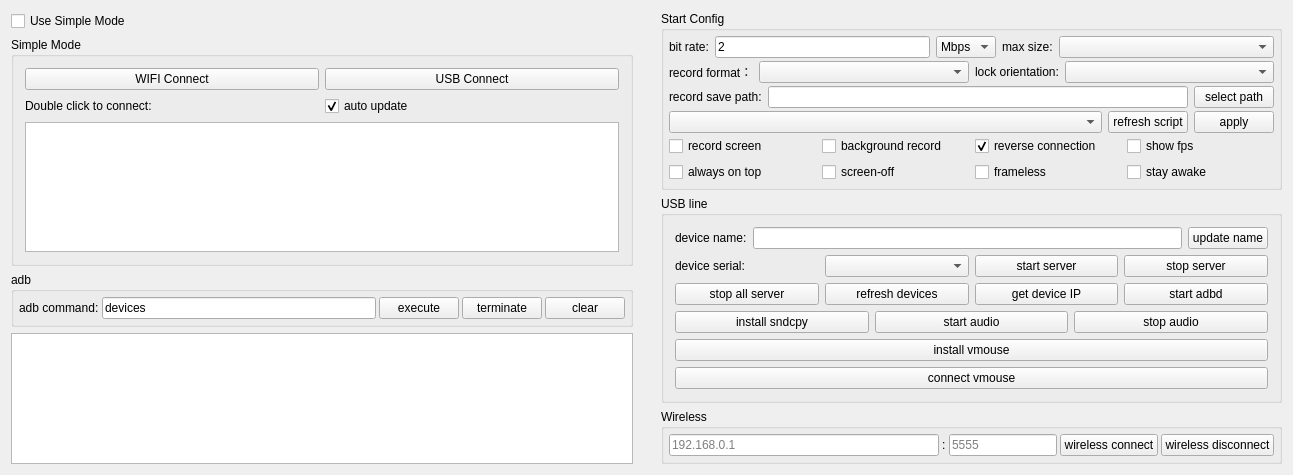
<?xml version="1.0" encoding="UTF-8"?>
<ui version="4.0">
 <class>Widget</class>
 <widget class="QWidget" name="Widget">
  <property name="geometry">
   <rect>
    <x>0</x>
    <y>0</y>
    <width>1293</width>
    <height>454</height>
   </rect>
  </property>
  <property name="windowTitle">
   <string notr="true">QtScrcpy</string>
  </property>
  <layout class="QHBoxLayout" name="horizontalLayout_11">
   <property name="leftMargin">
    <number>0</number>
   </property>
   <property name="topMargin">
    <number>0</number>
   </property>
   <property name="rightMargin">
    <number>0</number>
   </property>
   <property name="bottomMargin">
    <number>0</number>
   </property>
   <item>
    <widget class="QWidget" name="leftWidget" native="true">
     <property name="sizePolicy">
      <sizepolicy hsizetype="Preferred" vsizetype="Preferred">
       <horstretch>0</horstretch>
       <verstretch>0</verstretch>
      </sizepolicy>
     </property>
     <layout class="QVBoxLayout" name="verticalLayout_5">
      <item>
       <widget class="QCheckBox" name="useSingleModeCheck">
        <property name="sizePolicy">
         <sizepolicy hsizetype="Preferred" vsizetype="Maximum">
          <horstretch>0</horstretch>
          <verstretch>0</verstretch>
         </sizepolicy>
        </property>
        <property name="styleSheet">
         <string notr="true"/>
        </property>
        <property name="text">
         <string>Use Simple Mode</string>
        </property>
        <property name="checked">
         <bool>false</bool>
        </property>
       </widget>
      </item>
      <item>
       <widget class="QGroupBox" name="simpleGroupBox">
        <property name="sizePolicy">
         <sizepolicy hsizetype="Preferred" vsizetype="Preferred">
          <horstretch>0</horstretch>
          <verstretch>0</verstretch>
         </sizepolicy>
        </property>
        <property name="title">
         <string>Simple Mode</string>
        </property>
        <property name="checkable">
         <bool>false</bool>
        </property>
        <layout class="QVBoxLayout" name="verticalLayout_4">
         <item>
          <layout class="QHBoxLayout" name="horizontalLayout_9">
           <item>
            <widget class="QPushButton" name="wifiConnectBtn">
             <property name="sizePolicy">
              <sizepolicy hsizetype="Preferred" vsizetype="Maximum">
               <horstretch>0</horstretch>
               <verstretch>0</verstretch>
              </sizepolicy>
             </property>
             <property name="text">
              <string>WIFI Connect</string>
             </property>
            </widget>
           </item>
           <item>
            <widget class="QPushButton" name="usbConnectBtn">
             <property name="sizePolicy">
              <sizepolicy hsizetype="Preferred" vsizetype="Maximum">
               <horstretch>0</horstretch>
               <verstretch>0</verstretch>
              </sizepolicy>
             </property>
             <property name="text">
              <string>USB Connect</string>
             </property>
            </widget>
           </item>
          </layout>
         </item>
         <item>
          <layout class="QHBoxLayout" name="horizontalLayout_13">
           <property name="topMargin">
            <number>0</number>
           </property>
           <item>
            <widget class="QLabel" name="label_10">
             <property name="sizePolicy">
              <sizepolicy hsizetype="Preferred" vsizetype="Preferred">
               <horstretch>0</horstretch>
               <verstretch>0</verstretch>
              </sizepolicy>
             </property>
             <property name="text">
              <string>Double click to connect:</string>
             </property>
            </widget>
           </item>
           <item>
            <widget class="QCheckBox" name="autoUpdatecheckBox">
             <property name="sizePolicy">
              <sizepolicy hsizetype="Preferred" vsizetype="Preferred">
               <horstretch>0</horstretch>
               <verstretch>0</verstretch>
              </sizepolicy>
             </property>
             <property name="text">
              <string>auto update</string>
             </property>
             <property name="checked">
              <bool>true</bool>
             </property>
            </widget>
           </item>
          </layout>
         </item>
         <item>
          <widget class="QListWidget" name="connectedPhoneList">
           <property name="sizePolicy">
            <sizepolicy hsizetype="Preferred" vsizetype="Preferred">
             <horstretch>0</horstretch>
             <verstretch>0</verstretch>
            </sizepolicy>
           </property>
          </widget>
         </item>
        </layout>
       </widget>
      </item>
      <item>
       <widget class="QGroupBox" name="adbGroupBox">
        <property name="sizePolicy">
         <sizepolicy hsizetype="Preferred" vsizetype="Maximum">
          <horstretch>0</horstretch>
          <verstretch>0</verstretch>
         </sizepolicy>
        </property>
        <property name="title">
         <string notr="true">adb</string>
        </property>
        <layout class="QHBoxLayout" name="horizontalLayout_2">
         <property name="spacing">
          <number>3</number>
         </property>
         <property name="leftMargin">
          <number>5</number>
         </property>
         <property name="topMargin">
          <number>5</number>
         </property>
         <property name="rightMargin">
          <number>5</number>
         </property>
         <property name="bottomMargin">
          <number>5</number>
         </property>
         <item>
          <widget class="QLabel" name="label_7">
           <property name="sizePolicy">
            <sizepolicy hsizetype="Maximum" vsizetype="Preferred">
             <horstretch>0</horstretch>
             <verstretch>0</verstretch>
            </sizepolicy>
           </property>
           <property name="text">
            <string>adb command:</string>
           </property>
           <property name="buddy">
            <cstring>adbCommandEdt</cstring>
           </property>
          </widget>
         </item>
         <item>
          <widget class="QLineEdit" name="adbCommandEdt">
           <property name="sizePolicy">
            <sizepolicy hsizetype="MinimumExpanding" vsizetype="Preferred">
             <horstretch>0</horstretch>
             <verstretch>0</verstretch>
            </sizepolicy>
           </property>
           <property name="text">
            <string notr="true">devices</string>
           </property>
          </widget>
         </item>
         <item>
          <widget class="QPushButton" name="adbCommandBtn">
           <property name="sizePolicy">
            <sizepolicy hsizetype="Maximum" vsizetype="Preferred">
             <horstretch>0</horstretch>
             <verstretch>0</verstretch>
            </sizepolicy>
           </property>
           <property name="text">
            <string>execute</string>
           </property>
          </widget>
         </item>
         <item>
          <widget class="QPushButton" name="stopAdbBtn">
           <property name="sizePolicy">
            <sizepolicy hsizetype="Maximum" vsizetype="Preferred">
             <horstretch>0</horstretch>
             <verstretch>0</verstretch>
            </sizepolicy>
           </property>
           <property name="text">
            <string>terminate</string>
           </property>
          </widget>
         </item>
         <item>
          <widget class="QPushButton" name="clearOut">
           <property name="sizePolicy">
            <sizepolicy hsizetype="Maximum" vsizetype="Preferred">
             <horstretch>0</horstretch>
             <verstretch>0</verstretch>
            </sizepolicy>
           </property>
           <property name="text">
            <string>clear</string>
           </property>
          </widget>
         </item>
        </layout>
       </widget>
      </item>
      <item>
       <widget class="QTextEdit" name="outEdit">
        <property name="sizePolicy">
         <sizepolicy hsizetype="Preferred" vsizetype="Preferred">
          <horstretch>0</horstretch>
          <verstretch>0</verstretch>
         </sizepolicy>
        </property>
        <property name="focusPolicy">
         <enum>Qt::ClickFocus</enum>
        </property>
        <property name="documentTitle">
         <string/>
        </property>
        <property name="readOnly">
         <bool>true</bool>
        </property>
       </widget>
      </item>
     </layout>
    </widget>
   </item>
   <item>
    <widget class="QWidget" name="rightWidget" native="true">
     <property name="sizePolicy">
      <sizepolicy hsizetype="MinimumExpanding" vsizetype="Preferred">
       <horstretch>0</horstretch>
       <verstretch>0</verstretch>
      </sizepolicy>
     </property>
     <layout class="QVBoxLayout" name="verticalLayout_6">
      <item>
       <widget class="QGroupBox" name="configGroupBox">
        <property name="sizePolicy">
         <sizepolicy hsizetype="Preferred" vsizetype="Preferred">
          <horstretch>0</horstretch>
          <verstretch>0</verstretch>
         </sizepolicy>
        </property>
        <property name="title">
         <string>Start Config</string>
        </property>
        <layout class="QVBoxLayout" name="verticalLayout_3">
         <property name="spacing">
          <number>3</number>
         </property>
         <property name="leftMargin">
          <number>5</number>
         </property>
         <property name="topMargin">
          <number>5</number>
         </property>
         <property name="rightMargin">
          <number>5</number>
         </property>
         <property name="bottomMargin">
          <number>5</number>
         </property>
         <item>
          <widget class="QWidget" name="configWidget1" native="true">
           <property name="sizePolicy">
            <sizepolicy hsizetype="Preferred" vsizetype="Preferred">
             <horstretch>0</horstretch>
             <verstretch>0</verstretch>
            </sizepolicy>
           </property>
           <layout class="QHBoxLayout" name="horizontalLayout_5">
            <property name="leftMargin">
             <number>0</number>
            </property>
            <property name="topMargin">
             <number>0</number>
            </property>
            <property name="rightMargin">
             <number>0</number>
            </property>
            <property name="bottomMargin">
             <number>0</number>
            </property>
            <item>
             <widget class="QLabel" name="label_3">
              <property name="sizePolicy">
               <sizepolicy hsizetype="Maximum" vsizetype="Preferred">
                <horstretch>0</horstretch>
                <verstretch>0</verstretch>
               </sizepolicy>
              </property>
              <property name="text">
               <string>bit rate:</string>
              </property>
             </widget>
            </item>
            <item>
             <widget class="QLineEdit" name="bitRateEdit">
              <property name="sizePolicy">
               <sizepolicy hsizetype="Preferred" vsizetype="Preferred">
                <horstretch>0</horstretch>
                <verstretch>0</verstretch>
               </sizepolicy>
              </property>
              <property name="text">
               <string notr="true">2</string>
              </property>
             </widget>
            </item>
            <item>
             <widget class="QComboBox" name="bitRateBox">
              <property name="sizePolicy">
               <sizepolicy hsizetype="Maximum" vsizetype="Preferred">
                <horstretch>0</horstretch>
                <verstretch>0</verstretch>
               </sizepolicy>
              </property>
              <property name="toolTip">
               <string/>
              </property>
              <property name="currentText">
               <string notr="true">Mbps</string>
              </property>
              <item>
               <property name="text">
                <string notr="true">Mbps</string>
               </property>
              </item>
              <item>
               <property name="text">
                <string notr="true">Kbps</string>
               </property>
              </item>
             </widget>
            </item>
            <item>
             <widget class="QLabel" name="label_4">
              <property name="sizePolicy">
               <sizepolicy hsizetype="Maximum" vsizetype="Preferred">
                <horstretch>0</horstretch>
                <verstretch>0</verstretch>
               </sizepolicy>
              </property>
              <property name="text">
               <string>max size:</string>
              </property>
             </widget>
            </item>
            <item>
             <widget class="QComboBox" name="maxSizeBox">
              <property name="sizePolicy">
               <sizepolicy hsizetype="Preferred" vsizetype="Preferred">
                <horstretch>0</horstretch>
                <verstretch>0</verstretch>
               </sizepolicy>
              </property>
              <property name="toolTip">
               <string/>
              </property>
             </widget>
            </item>
           </layout>
          </widget>
         </item>
         <item>
          <widget class="QWidget" name="configWidget5" native="true">
           <property name="sizePolicy">
            <sizepolicy hsizetype="Preferred" vsizetype="Preferred">
             <horstretch>0</horstretch>
             <verstretch>0</verstretch>
            </sizepolicy>
           </property>
           <layout class="QHBoxLayout" name="horizontalLayout_7">
            <property name="leftMargin">
             <number>0</number>
            </property>
            <property name="topMargin">
             <number>0</number>
            </property>
            <property name="rightMargin">
             <number>0</number>
            </property>
            <property name="bottomMargin">
             <number>0</number>
            </property>
            <item>
             <widget class="QLabel" name="label_6">
              <property name="sizePolicy">
               <sizepolicy hsizetype="Maximum" vsizetype="Preferred">
                <horstretch>0</horstretch>
                <verstretch>0</verstretch>
               </sizepolicy>
              </property>
              <property name="text">
               <string>record format：</string>
              </property>
             </widget>
            </item>
            <item>
             <widget class="QComboBox" name="formatBox">
              <property name="sizePolicy">
               <sizepolicy hsizetype="Preferred" vsizetype="Preferred">
                <horstretch>0</horstretch>
                <verstretch>0</verstretch>
               </sizepolicy>
              </property>
             </widget>
            </item>
            <item>
             <widget class="QLabel" name="label_8">
              <property name="sizePolicy">
               <sizepolicy hsizetype="Maximum" vsizetype="Preferred">
                <horstretch>0</horstretch>
                <verstretch>0</verstretch>
               </sizepolicy>
              </property>
              <property name="text">
               <string>lock orientation:</string>
              </property>
             </widget>
            </item>
            <item>
             <widget class="QComboBox" name="lockOrientationBox">
              <property name="sizePolicy">
               <sizepolicy hsizetype="Preferred" vsizetype="Preferred">
                <horstretch>0</horstretch>
                <verstretch>0</verstretch>
               </sizepolicy>
              </property>
             </widget>
            </item>
           </layout>
          </widget>
         </item>
         <item>
          <widget class="QWidget" name="configWidget2" native="true">
           <property name="sizePolicy">
            <sizepolicy hsizetype="Preferred" vsizetype="Preferred">
             <horstretch>0</horstretch>
             <verstretch>0</verstretch>
            </sizepolicy>
           </property>
           <layout class="QHBoxLayout" name="horizontalLayout_6">
            <property name="leftMargin">
             <number>0</number>
            </property>
            <property name="topMargin">
             <number>0</number>
            </property>
            <property name="rightMargin">
             <number>0</number>
            </property>
            <property name="bottomMargin">
             <number>0</number>
            </property>
            <item>
             <widget class="QLabel" name="label_5">
              <property name="sizePolicy">
               <sizepolicy hsizetype="Preferred" vsizetype="Preferred">
                <horstretch>0</horstretch>
                <verstretch>0</verstretch>
               </sizepolicy>
              </property>
              <property name="text">
               <string>record save path:</string>
              </property>
              <property name="buddy">
               <cstring>recordPathEdt</cstring>
              </property>
             </widget>
            </item>
            <item>
             <widget class="QLineEdit" name="recordPathEdt">
              <property name="sizePolicy">
               <sizepolicy hsizetype="MinimumExpanding" vsizetype="Preferred">
                <horstretch>0</horstretch>
                <verstretch>0</verstretch>
               </sizepolicy>
              </property>
              <property name="readOnly">
               <bool>true</bool>
              </property>
             </widget>
            </item>
            <item>
             <widget class="QPushButton" name="selectRecordPathBtn">
              <property name="sizePolicy">
               <sizepolicy hsizetype="Preferred" vsizetype="Preferred">
                <horstretch>0</horstretch>
                <verstretch>0</verstretch>
               </sizepolicy>
              </property>
              <property name="text">
               <string>select path</string>
              </property>
              <property name="autoDefault">
               <bool>false</bool>
              </property>
             </widget>
            </item>
           </layout>
          </widget>
         </item>
         <item>
          <widget class="QWidget" name="configWidget4" native="true">
           <property name="sizePolicy">
            <sizepolicy hsizetype="Preferred" vsizetype="Preferred">
             <horstretch>0</horstretch>
             <verstretch>0</verstretch>
            </sizepolicy>
           </property>
           <layout class="QHBoxLayout" name="horizontalLayout_8">
            <property name="leftMargin">
             <number>0</number>
            </property>
            <property name="topMargin">
             <number>0</number>
            </property>
            <property name="rightMargin">
             <number>0</number>
            </property>
            <property name="bottomMargin">
             <number>0</number>
            </property>
            <item>
             <widget class="QComboBox" name="gameBox">
              <property name="sizePolicy">
               <sizepolicy hsizetype="MinimumExpanding" vsizetype="Preferred">
                <horstretch>0</horstretch>
                <verstretch>0</verstretch>
               </sizepolicy>
              </property>
             </widget>
            </item>
            <item>
             <widget class="QPushButton" name="refreshGameScriptBtn">
              <property name="sizePolicy">
               <sizepolicy hsizetype="Preferred" vsizetype="Preferred">
                <horstretch>0</horstretch>
                <verstretch>0</verstretch>
               </sizepolicy>
              </property>
              <property name="text">
               <string>refresh script</string>
              </property>
             </widget>
            </item>
            <item>
             <widget class="QPushButton" name="applyScriptBtn">
              <property name="sizePolicy">
               <sizepolicy hsizetype="Preferred" vsizetype="Preferred">
                <horstretch>0</horstretch>
                <verstretch>0</verstretch>
               </sizepolicy>
              </property>
              <property name="text">
               <string>apply</string>
              </property>
             </widget>
            </item>
           </layout>
          </widget>
         </item>
         <item>
          <widget class="QWidget" name="configWidget3" native="true">
           <property name="sizePolicy">
            <sizepolicy hsizetype="Preferred" vsizetype="Preferred">
             <horstretch>0</horstretch>
             <verstretch>0</verstretch>
            </sizepolicy>
           </property>
           <layout class="QGridLayout" name="gridLayout">
            <property name="leftMargin">
             <number>0</number>
            </property>
            <property name="topMargin">
             <number>0</number>
            </property>
            <property name="rightMargin">
             <number>0</number>
            </property>
            <property name="bottomMargin">
             <number>0</number>
            </property>
            <item row="1" column="1">
             <widget class="QCheckBox" name="closeScreenCheck">
              <property name="sizePolicy">
               <sizepolicy hsizetype="Preferred" vsizetype="Preferred">
                <horstretch>0</horstretch>
                <verstretch>0</verstretch>
               </sizepolicy>
              </property>
              <property name="text">
               <string>screen-off</string>
              </property>
             </widget>
            </item>
            <item row="1" column="3">
             <widget class="QCheckBox" name="framelessCheck">
              <property name="sizePolicy">
               <sizepolicy hsizetype="Preferred" vsizetype="Preferred">
                <horstretch>0</horstretch>
                <verstretch>0</verstretch>
               </sizepolicy>
              </property>
              <property name="text">
               <string>frameless</string>
              </property>
             </widget>
            </item>
            <item row="1" column="0">
             <widget class="QCheckBox" name="alwaysTopCheck">
              <property name="sizePolicy">
               <sizepolicy hsizetype="Preferred" vsizetype="Preferred">
                <horstretch>0</horstretch>
                <verstretch>0</verstretch>
               </sizepolicy>
              </property>
              <property name="text">
               <string>always on top</string>
              </property>
              <property name="checked">
               <bool>false</bool>
              </property>
             </widget>
            </item>
            <item row="0" column="1">
             <widget class="QCheckBox" name="notDisplayCheck">
              <property name="sizePolicy">
               <sizepolicy hsizetype="Preferred" vsizetype="Preferred">
                <horstretch>0</horstretch>
                <verstretch>0</verstretch>
               </sizepolicy>
              </property>
              <property name="text">
               <string>background record</string>
              </property>
              <property name="checkable">
               <bool>false</bool>
              </property>
             </widget>
            </item>
            <item row="0" column="3">
             <widget class="QCheckBox" name="useReverseCheck">
              <property name="sizePolicy">
               <sizepolicy hsizetype="Preferred" vsizetype="Preferred">
                <horstretch>0</horstretch>
                <verstretch>0</verstretch>
               </sizepolicy>
              </property>
              <property name="text">
               <string>reverse connection</string>
              </property>
              <property name="checked">
               <bool>true</bool>
              </property>
             </widget>
            </item>
            <item row="0" column="0">
             <widget class="QCheckBox" name="recordScreenCheck">
              <property name="sizePolicy">
               <sizepolicy hsizetype="Preferred" vsizetype="Preferred">
                <horstretch>0</horstretch>
                <verstretch>0</verstretch>
               </sizepolicy>
              </property>
              <property name="text">
               <string>record screen</string>
              </property>
             </widget>
            </item>
            <item row="0" column="4">
             <widget class="QCheckBox" name="fpsCheck">
              <property name="sizePolicy">
               <sizepolicy hsizetype="Preferred" vsizetype="Preferred">
                <horstretch>0</horstretch>
                <verstretch>0</verstretch>
               </sizepolicy>
              </property>
              <property name="text">
               <string>show fps</string>
              </property>
             </widget>
            </item>
            <item row="1" column="4">
             <widget class="QCheckBox" name="stayAwakeCheck">
              <property name="sizePolicy">
               <sizepolicy hsizetype="Preferred" vsizetype="Preferred">
                <horstretch>0</horstretch>
                <verstretch>0</verstretch>
               </sizepolicy>
              </property>
              <property name="text">
               <string>stay awake</string>
              </property>
             </widget>
            </item>
           </layout>
          </widget>
         </item>
        </layout>
       </widget>
      </item>
      <item>
       <widget class="QGroupBox" name="usbGroupBox">
        <property name="sizePolicy">
         <sizepolicy hsizetype="Preferred" vsizetype="Preferred">
          <horstretch>0</horstretch>
          <verstretch>0</verstretch>
         </sizepolicy>
        </property>
        <property name="title">
         <string>USB line</string>
        </property>
        <layout class="QVBoxLayout" name="verticalLayout">
         <item>
          <layout class="QHBoxLayout" name="horizontalLayout_10">
           <item>
            <widget class="QLabel" name="label_9">
             <property name="sizePolicy">
              <sizepolicy hsizetype="Preferred" vsizetype="Preferred">
               <horstretch>0</horstretch>
               <verstretch>0</verstretch>
              </sizepolicy>
             </property>
             <property name="text">
              <string>device name:</string>
             </property>
            </widget>
           </item>
           <item>
            <widget class="QLineEdit" name="userNameEdt">
             <property name="sizePolicy">
              <sizepolicy hsizetype="MinimumExpanding" vsizetype="Preferred">
               <horstretch>0</horstretch>
               <verstretch>0</verstretch>
              </sizepolicy>
             </property>
            </widget>
           </item>
           <item>
            <widget class="QPushButton" name="updateNameBtn">
             <property name="sizePolicy">
              <sizepolicy hsizetype="Preferred" vsizetype="Preferred">
               <horstretch>0</horstretch>
               <verstretch>0</verstretch>
              </sizepolicy>
             </property>
             <property name="text">
              <string>update name</string>
             </property>
             <property name="autoDefault">
              <bool>false</bool>
             </property>
            </widget>
           </item>
          </layout>
         </item>
         <item>
          <widget class="QWidget" name="usbWidget1" native="true">
           <property name="sizePolicy">
            <sizepolicy hsizetype="Preferred" vsizetype="Preferred">
             <horstretch>0</horstretch>
             <verstretch>0</verstretch>
            </sizepolicy>
           </property>
           <layout class="QHBoxLayout" name="horizontalLayout_3">
            <property name="leftMargin">
             <number>0</number>
            </property>
            <property name="topMargin">
             <number>0</number>
            </property>
            <property name="rightMargin">
             <number>0</number>
            </property>
            <property name="bottomMargin">
             <number>0</number>
            </property>
            <item>
             <widget class="QLabel" name="label_2">
              <property name="sizePolicy">
               <sizepolicy hsizetype="Preferred" vsizetype="Preferred">
                <horstretch>0</horstretch>
                <verstretch>0</verstretch>
               </sizepolicy>
              </property>
              <property name="text">
               <string>device serial:</string>
              </property>
             </widget>
            </item>
            <item>
             <widget class="QComboBox" name="serialBox">
              <property name="sizePolicy">
               <sizepolicy hsizetype="Preferred" vsizetype="Preferred">
                <horstretch>0</horstretch>
                <verstretch>0</verstretch>
               </sizepolicy>
              </property>
             </widget>
            </item>
            <item>
             <widget class="QPushButton" name="startServerBtn">
              <property name="sizePolicy">
               <sizepolicy hsizetype="Preferred" vsizetype="Preferred">
                <horstretch>0</horstretch>
                <verstretch>0</verstretch>
               </sizepolicy>
              </property>
              <property name="text">
               <string>start server</string>
              </property>
              <property name="autoDefault">
               <bool>false</bool>
              </property>
             </widget>
            </item>
            <item>
             <widget class="QPushButton" name="stopServerBtn">
              <property name="sizePolicy">
               <sizepolicy hsizetype="Preferred" vsizetype="Preferred">
                <horstretch>0</horstretch>
                <verstretch>0</verstretch>
               </sizepolicy>
              </property>
              <property name="text">
               <string>stop server</string>
              </property>
              <property name="autoDefault">
               <bool>false</bool>
              </property>
             </widget>
            </item>
           </layout>
          </widget>
         </item>
         <item>
          <widget class="QWidget" name="usbWidget2" native="true">
           <property name="sizePolicy">
            <sizepolicy hsizetype="Preferred" vsizetype="Preferred">
             <horstretch>0</horstretch>
             <verstretch>0</verstretch>
            </sizepolicy>
           </property>
           <layout class="QHBoxLayout" name="horizontalLayout_4">
            <property name="leftMargin">
             <number>0</number>
            </property>
            <property name="topMargin">
             <number>0</number>
            </property>
            <property name="rightMargin">
             <number>0</number>
            </property>
            <property name="bottomMargin">
             <number>0</number>
            </property>
            <item>
             <widget class="QPushButton" name="stopAllServerBtn">
              <property name="sizePolicy">
               <sizepolicy hsizetype="Preferred" vsizetype="Preferred">
                <horstretch>0</horstretch>
                <verstretch>0</verstretch>
               </sizepolicy>
              </property>
              <property name="text">
               <string>stop all server</string>
              </property>
             </widget>
            </item>
            <item>
             <widget class="QPushButton" name="updateDevice">
              <property name="sizePolicy">
               <sizepolicy hsizetype="Preferred" vsizetype="Preferred">
                <horstretch>0</horstretch>
                <verstretch>0</verstretch>
               </sizepolicy>
              </property>
              <property name="text">
               <string>refresh devices</string>
              </property>
              <property name="autoDefault">
               <bool>false</bool>
              </property>
             </widget>
            </item>
            <item>
             <widget class="QPushButton" name="getIPBtn">
              <property name="sizePolicy">
               <sizepolicy hsizetype="Preferred" vsizetype="Preferred">
                <horstretch>0</horstretch>
                <verstretch>0</verstretch>
               </sizepolicy>
              </property>
              <property name="text">
               <string>get device IP</string>
              </property>
              <property name="autoDefault">
               <bool>false</bool>
              </property>
             </widget>
            </item>
            <item>
             <widget class="QPushButton" name="startAdbdBtn">
              <property name="sizePolicy">
               <sizepolicy hsizetype="Preferred" vsizetype="Preferred">
                <horstretch>0</horstretch>
                <verstretch>0</verstretch>
               </sizepolicy>
              </property>
              <property name="text">
               <string>start adbd</string>
              </property>
              <property name="autoDefault">
               <bool>false</bool>
              </property>
             </widget>
            </item>
           </layout>
          </widget>
         </item>
         <item>
          <widget class="QWidget" name="usbWidget3" native="true">
           <layout class="QHBoxLayout" name="horizontalLayout_12">
            <property name="leftMargin">
             <number>0</number>
            </property>
            <property name="topMargin">
             <number>0</number>
            </property>
            <property name="rightMargin">
             <number>0</number>
            </property>
            <property name="bottomMargin">
             <number>0</number>
            </property>
            <item>
             <widget class="QPushButton" name="installSndcpyBtn">
              <property name="sizePolicy">
               <sizepolicy hsizetype="Preferred" vsizetype="Preferred">
                <horstretch>0</horstretch>
                <verstretch>0</verstretch>
               </sizepolicy>
              </property>
              <property name="text">
               <string>install sndcpy</string>
              </property>
             </widget>
            </item>
            <item>
             <widget class="QPushButton" name="startAudioBtn">
              <property name="sizePolicy">
               <sizepolicy hsizetype="Preferred" vsizetype="Preferred">
                <horstretch>0</horstretch>
                <verstretch>0</verstretch>
               </sizepolicy>
              </property>
              <property name="text">
               <string>start audio</string>
              </property>
             </widget>
            </item>
            <item>
             <widget class="QPushButton" name="stopAudioBtn">
              <property name="sizePolicy">
               <sizepolicy hsizetype="Preferred" vsizetype="Preferred">
                <horstretch>0</horstretch>
                <verstretch>0</verstretch>
               </sizepolicy>
              </property>
              <property name="text">
               <string>stop audio</string>
              </property>
             </widget>
            </item>
           </layout>
          </widget>
         </item>
         <item>
          <widget class="QPushButton" name="installVmouse">
           <property name="text">
            <string>install vmouse</string>
           </property>
          </widget>
         </item>
         <item>
          <widget class="QPushButton" name="connectVmouse">
           <property name="text">
            <string>connect vmouse</string>
           </property>
          </widget>
         </item>
        </layout>
       </widget>
      </item>
      <item>
       <widget class="QGroupBox" name="wirelessGroupBox">
        <property name="sizePolicy">
         <sizepolicy hsizetype="Preferred" vsizetype="Preferred">
          <horstretch>0</horstretch>
          <verstretch>0</verstretch>
         </sizepolicy>
        </property>
        <property name="title">
         <string>Wireless</string>
        </property>
        <layout class="QHBoxLayout" name="horizontalLayout">
         <property name="spacing">
          <number>3</number>
         </property>
         <property name="leftMargin">
          <number>5</number>
         </property>
         <property name="topMargin">
          <number>5</number>
         </property>
         <property name="rightMargin">
          <number>5</number>
         </property>
         <property name="bottomMargin">
          <number>5</number>
         </property>
         <item>
          <widget class="QLineEdit" name="deviceIpEdt">
           <property name="sizePolicy">
            <sizepolicy hsizetype="MinimumExpanding" vsizetype="Preferred">
             <horstretch>0</horstretch>
             <verstretch>0</verstretch>
            </sizepolicy>
           </property>
           <property name="text">
            <string/>
           </property>
           <property name="maxLength">
            <number>128</number>
           </property>
           <property name="placeholderText">
            <string notr="true">192.168.0.1</string>
           </property>
          </widget>
         </item>
         <item>
          <widget class="QLabel" name="label">
           <property name="sizePolicy">
            <sizepolicy hsizetype="Maximum" vsizetype="Preferred">
             <horstretch>0</horstretch>
             <verstretch>0</verstretch>
            </sizepolicy>
           </property>
           <property name="text">
            <string notr="true">:</string>
           </property>
          </widget>
         </item>
         <item>
          <widget class="QLineEdit" name="devicePortEdt">
           <property name="sizePolicy">
            <sizepolicy hsizetype="Maximum" vsizetype="Preferred">
             <horstretch>0</horstretch>
             <verstretch>0</verstretch>
            </sizepolicy>
           </property>
           <property name="text">
            <string/>
           </property>
           <property name="maxLength">
            <number>6</number>
           </property>
           <property name="placeholderText">
            <string notr="true">5555</string>
           </property>
          </widget>
         </item>
         <item>
          <widget class="QPushButton" name="wirelessConnectBtn">
           <property name="sizePolicy">
            <sizepolicy hsizetype="Preferred" vsizetype="Preferred">
             <horstretch>0</horstretch>
             <verstretch>0</verstretch>
            </sizepolicy>
           </property>
           <property name="text">
            <string>wireless connect</string>
           </property>
           <property name="autoDefault">
            <bool>false</bool>
           </property>
          </widget>
         </item>
         <item>
          <widget class="QPushButton" name="wirelessDisConnectBtn">
           <property name="sizePolicy">
            <sizepolicy hsizetype="Preferred" vsizetype="Preferred">
             <horstretch>0</horstretch>
             <verstretch>0</verstretch>
            </sizepolicy>
           </property>
           <property name="text">
            <string>wireless disconnect</string>
           </property>
           <property name="autoDefault">
            <bool>false</bool>
           </property>
          </widget>
         </item>
        </layout>
       </widget>
      </item>
      <item>
       <spacer name="verticalSpacer">
        <property name="sizePolicy">
         <sizepolicy hsizetype="Preferred" vsizetype="Preferred">
          <horstretch>0</horstretch>
          <verstretch>0</verstretch>
         </sizepolicy>
        </property>
        <property name="orientation">
         <enum>Qt::Vertical</enum>
        </property>
        <property name="sizeHint" stdset="0">
         <size>
          <width>20</width>
          <height>40</height>
         </size>
        </property>
       </spacer>
      </item>
     </layout>
    </widget>
   </item>
  </layout>
 </widget>
 <layoutdefault spacing="6" margin="11"/>
 <tabstops>
  <tabstop>deviceIpEdt</tabstop>
  <tabstop>devicePortEdt</tabstop>
  <tabstop>wirelessConnectBtn</tabstop>
  <tabstop>wirelessDisConnectBtn</tabstop>
  <tabstop>adbCommandEdt</tabstop>
  <tabstop>adbCommandBtn</tabstop>
  <tabstop>stopAdbBtn</tabstop>
  <tabstop>clearOut</tabstop>
 </tabstops>
 <resources/>
 <connections/>
</ui>
